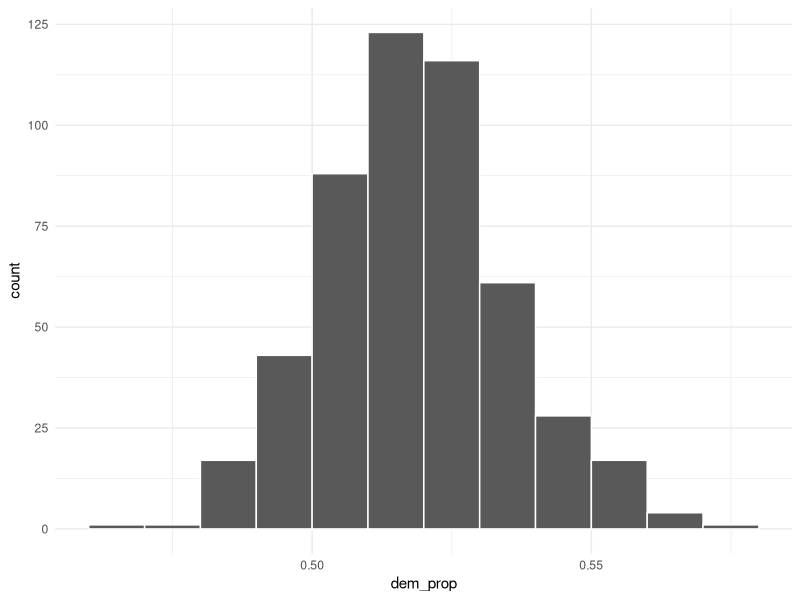
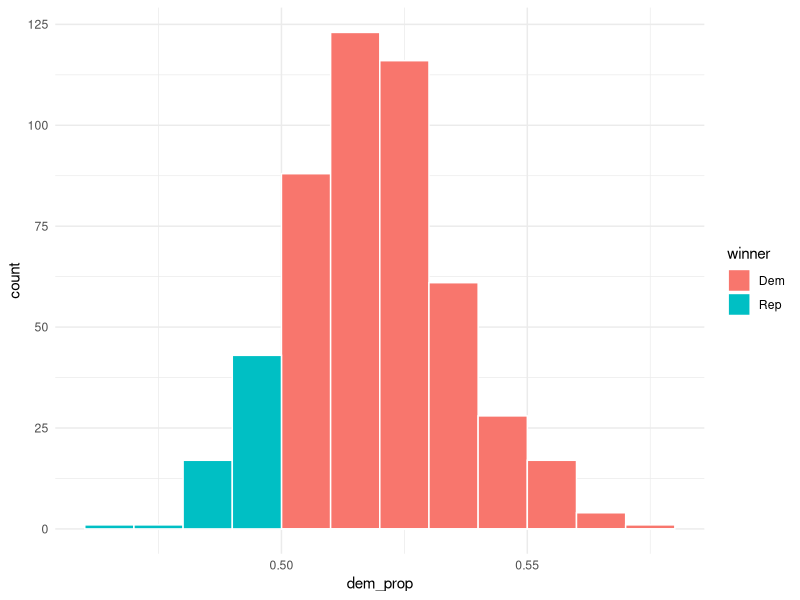

Write the R code that produced these figures, in order.
library(tidyverse)
theme_set(theme_minimal())

# set up simulation
num_sims <- 500      # how many do I want to do?
poll_size <- 900   # number of people in each "poll"

sims <- tibble(sim_num = 1:num_sims) |> 
  uncount(poll_size)

# inspect simulation "skeleton"
sims

# draw the samples
sims <- sims |> 
  mutate(vote = sample(c("Dem", "Rep"),
                       size = num_sims*poll_size,
                       prob = c(.52, .48),
                       replace = TRUE)
  )

# summarize the results
results <- sims |> 
  mutate(dem_vote = if_else(vote == "Dem", 1L, 0L )) |> 
  group_by(sim_num) |> 
  summarize(dem_prop = mean(dem_vote))

# plot the results
ggplot(results,
       aes(x = dem_prop)) +
  geom_histogram(color = "white",
                 boundary = .5,
                 binwidth = .01)

# how often does the poll predict the winner?
results <- results |> 
  mutate(dem_win = if_else(dem_prop > .5, 1L, 0L))

results |> 
  summarise(prop_correct = mean(dem_win))

# shade the same plot
results <- results |> 
  mutate(winner = if_else(dem_win == 1, "Dem", "Rep"))

ggplot(results,
       aes(x = dem_prop,
           fill = winner)) +
         geom_histogram(color = "white",
                        boundary = .5,
                        binwidth = .01) 
